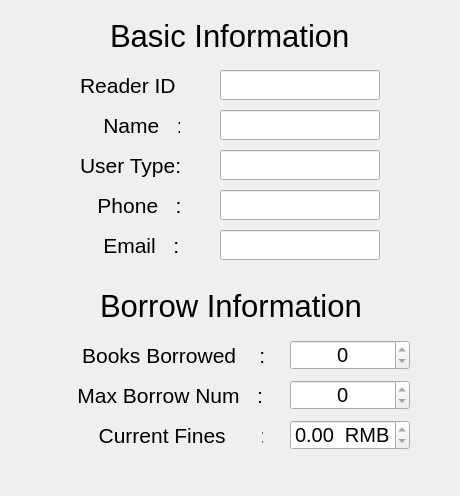
<?xml version="1.0" encoding="UTF-8"?>
<ui version="4.0">
 <class>ReaderSelfInfoDialog</class>
 <widget class="QDialog" name="ReaderSelfInfoDialog">
  <property name="geometry">
   <rect>
    <x>0</x>
    <y>0</y>
    <width>460</width>
    <height>496</height>
   </rect>
  </property>
  <property name="windowTitle">
   <string>Dialog</string>
  </property>
  <widget class="QLabel" name="label">
   <property name="geometry">
    <rect>
     <x>80</x>
     <y>70</y>
     <width>100</width>
     <height>30</height>
    </rect>
   </property>
   <property name="font">
    <font>
     <pointsize>16</pointsize>
    </font>
   </property>
   <property name="text">
    <string>Reader ID :</string>
   </property>
  </widget>
  <widget class="QLineEdit" name="lineEditRID">
   <property name="enabled">
    <bool>true</bool>
   </property>
   <property name="geometry">
    <rect>
     <x>220</x>
     <y>70</y>
     <width>160</width>
     <height>30</height>
    </rect>
   </property>
   <property name="font">
    <font>
     <pointsize>15</pointsize>
    </font>
   </property>
   <property name="focusPolicy">
    <enum>Qt::NoFocus</enum>
   </property>
   <property name="alignment">
    <set>Qt::AlignCenter</set>
   </property>
   <property name="readOnly">
    <bool>true</bool>
   </property>
  </widget>
  <widget class="QLabel" name="label_2">
   <property name="geometry">
    <rect>
     <x>80</x>
     <y>110</y>
     <width>100</width>
     <height>30</height>
    </rect>
   </property>
   <property name="font">
    <font>
     <pointsize>16</pointsize>
    </font>
   </property>
   <property name="text">
    <string>    Name   :</string>
   </property>
  </widget>
  <widget class="QLineEdit" name="lineEditName">
   <property name="enabled">
    <bool>true</bool>
   </property>
   <property name="geometry">
    <rect>
     <x>220</x>
     <y>110</y>
     <width>160</width>
     <height>30</height>
    </rect>
   </property>
   <property name="font">
    <font>
     <pointsize>15</pointsize>
    </font>
   </property>
   <property name="focusPolicy">
    <enum>Qt::NoFocus</enum>
   </property>
   <property name="alignment">
    <set>Qt::AlignCenter</set>
   </property>
   <property name="readOnly">
    <bool>true</bool>
   </property>
  </widget>
  <widget class="QLabel" name="label_3">
   <property name="geometry">
    <rect>
     <x>80</x>
     <y>150</y>
     <width>100</width>
     <height>30</height>
    </rect>
   </property>
   <property name="font">
    <font>
     <pointsize>16</pointsize>
    </font>
   </property>
   <property name="text">
    <string>User Type:</string>
   </property>
  </widget>
  <widget class="QLineEdit" name="lineEditType">
   <property name="enabled">
    <bool>true</bool>
   </property>
   <property name="geometry">
    <rect>
     <x>220</x>
     <y>150</y>
     <width>160</width>
     <height>30</height>
    </rect>
   </property>
   <property name="font">
    <font>
     <pointsize>15</pointsize>
    </font>
   </property>
   <property name="focusPolicy">
    <enum>Qt::NoFocus</enum>
   </property>
   <property name="alignment">
    <set>Qt::AlignCenter</set>
   </property>
   <property name="readOnly">
    <bool>true</bool>
   </property>
  </widget>
  <widget class="QLabel" name="label_4">
   <property name="geometry">
    <rect>
     <x>80</x>
     <y>190</y>
     <width>100</width>
     <height>30</height>
    </rect>
   </property>
   <property name="font">
    <font>
     <pointsize>16</pointsize>
    </font>
   </property>
   <property name="text">
    <string>   Phone   :</string>
   </property>
  </widget>
  <widget class="QLineEdit" name="lineEditPhone">
   <property name="enabled">
    <bool>true</bool>
   </property>
   <property name="geometry">
    <rect>
     <x>220</x>
     <y>190</y>
     <width>160</width>
     <height>30</height>
    </rect>
   </property>
   <property name="font">
    <font>
     <pointsize>15</pointsize>
    </font>
   </property>
   <property name="focusPolicy">
    <enum>Qt::NoFocus</enum>
   </property>
   <property name="alignment">
    <set>Qt::AlignCenter</set>
   </property>
   <property name="readOnly">
    <bool>true</bool>
   </property>
  </widget>
  <widget class="QLabel" name="label_5">
   <property name="geometry">
    <rect>
     <x>80</x>
     <y>230</y>
     <width>100</width>
     <height>30</height>
    </rect>
   </property>
   <property name="font">
    <font>
     <pointsize>16</pointsize>
    </font>
   </property>
   <property name="text">
    <string>    Email   :</string>
   </property>
  </widget>
  <widget class="QLineEdit" name="lineEditEmail">
   <property name="enabled">
    <bool>true</bool>
   </property>
   <property name="geometry">
    <rect>
     <x>220</x>
     <y>230</y>
     <width>160</width>
     <height>30</height>
    </rect>
   </property>
   <property name="font">
    <font>
     <pointsize>15</pointsize>
    </font>
   </property>
   <property name="focusPolicy">
    <enum>Qt::NoFocus</enum>
   </property>
   <property name="alignment">
    <set>Qt::AlignCenter</set>
   </property>
   <property name="readOnly">
    <bool>true</bool>
   </property>
  </widget>
  <widget class="QLabel" name="label_6">
   <property name="geometry">
    <rect>
     <x>53</x>
     <y>340</y>
     <width>211</width>
     <height>30</height>
    </rect>
   </property>
   <property name="font">
    <font>
     <pointsize>16</pointsize>
    </font>
   </property>
   <property name="text">
    <string>     Books Borrowed    :</string>
   </property>
  </widget>
  <widget class="QLabel" name="label_7">
   <property name="geometry">
    <rect>
     <x>110</x>
     <y>20</y>
     <width>271</width>
     <height>31</height>
    </rect>
   </property>
   <property name="font">
    <font>
     <pointsize>23</pointsize>
    </font>
   </property>
   <property name="text">
    <string>Basic Information</string>
   </property>
  </widget>
  <widget class="QLabel" name="label_8">
   <property name="geometry">
    <rect>
     <x>100</x>
     <y>290</y>
     <width>311</width>
     <height>31</height>
    </rect>
   </property>
   <property name="font">
    <font>
     <pointsize>23</pointsize>
    </font>
   </property>
   <property name="text">
    <string>Borrow Information</string>
   </property>
  </widget>
  <widget class="QSpinBox" name="spinBoxBorrowed">
   <property name="enabled">
    <bool>true</bool>
   </property>
   <property name="geometry">
    <rect>
     <x>290</x>
     <y>340</y>
     <width>120</width>
     <height>30</height>
    </rect>
   </property>
   <property name="font">
    <font>
     <pointsize>15</pointsize>
    </font>
   </property>
   <property name="focusPolicy">
    <enum>Qt::NoFocus</enum>
   </property>
   <property name="alignment">
    <set>Qt::AlignCenter</set>
   </property>
   <property name="readOnly">
    <bool>true</bool>
   </property>
  </widget>
  <widget class="QLabel" name="label_9">
   <property name="geometry">
    <rect>
     <x>60</x>
     <y>380</y>
     <width>211</width>
     <height>30</height>
    </rect>
   </property>
   <property name="font">
    <font>
     <pointsize>16</pointsize>
    </font>
   </property>
   <property name="text">
    <string>   Max Borrow Num   :</string>
   </property>
  </widget>
  <widget class="QSpinBox" name="spinBoxMaxBorrow">
   <property name="enabled">
    <bool>true</bool>
   </property>
   <property name="geometry">
    <rect>
     <x>290</x>
     <y>380</y>
     <width>120</width>
     <height>30</height>
    </rect>
   </property>
   <property name="font">
    <font>
     <pointsize>15</pointsize>
    </font>
   </property>
   <property name="focusPolicy">
    <enum>Qt::NoFocus</enum>
   </property>
   <property name="alignment">
    <set>Qt::AlignCenter</set>
   </property>
   <property name="readOnly">
    <bool>true</bool>
   </property>
  </widget>
  <widget class="QDoubleSpinBox" name="doubleSpinBoxFine">
   <property name="enabled">
    <bool>true</bool>
   </property>
   <property name="geometry">
    <rect>
     <x>290</x>
     <y>420</y>
     <width>120</width>
     <height>30</height>
    </rect>
   </property>
   <property name="font">
    <font>
     <pointsize>15</pointsize>
    </font>
   </property>
   <property name="focusPolicy">
    <enum>Qt::NoFocus</enum>
   </property>
   <property name="alignment">
    <set>Qt::AlignCenter</set>
   </property>
   <property name="readOnly">
    <bool>true</bool>
   </property>
   <property name="prefix">
    <string/>
   </property>
   <property name="suffix">
    <string>  RMB</string>
   </property>
   <property name="maximum">
    <double>9999.989999999999782</double>
   </property>
  </widget>
  <widget class="QLabel" name="label_10">
   <property name="geometry">
    <rect>
     <x>52</x>
     <y>420</y>
     <width>211</width>
     <height>30</height>
    </rect>
   </property>
   <property name="font">
    <font>
     <pointsize>16</pointsize>
    </font>
   </property>
   <property name="text">
    <string>        Current Fines      :</string>
   </property>
  </widget>
 </widget>
 <resources/>
 <connections/>
</ui>
